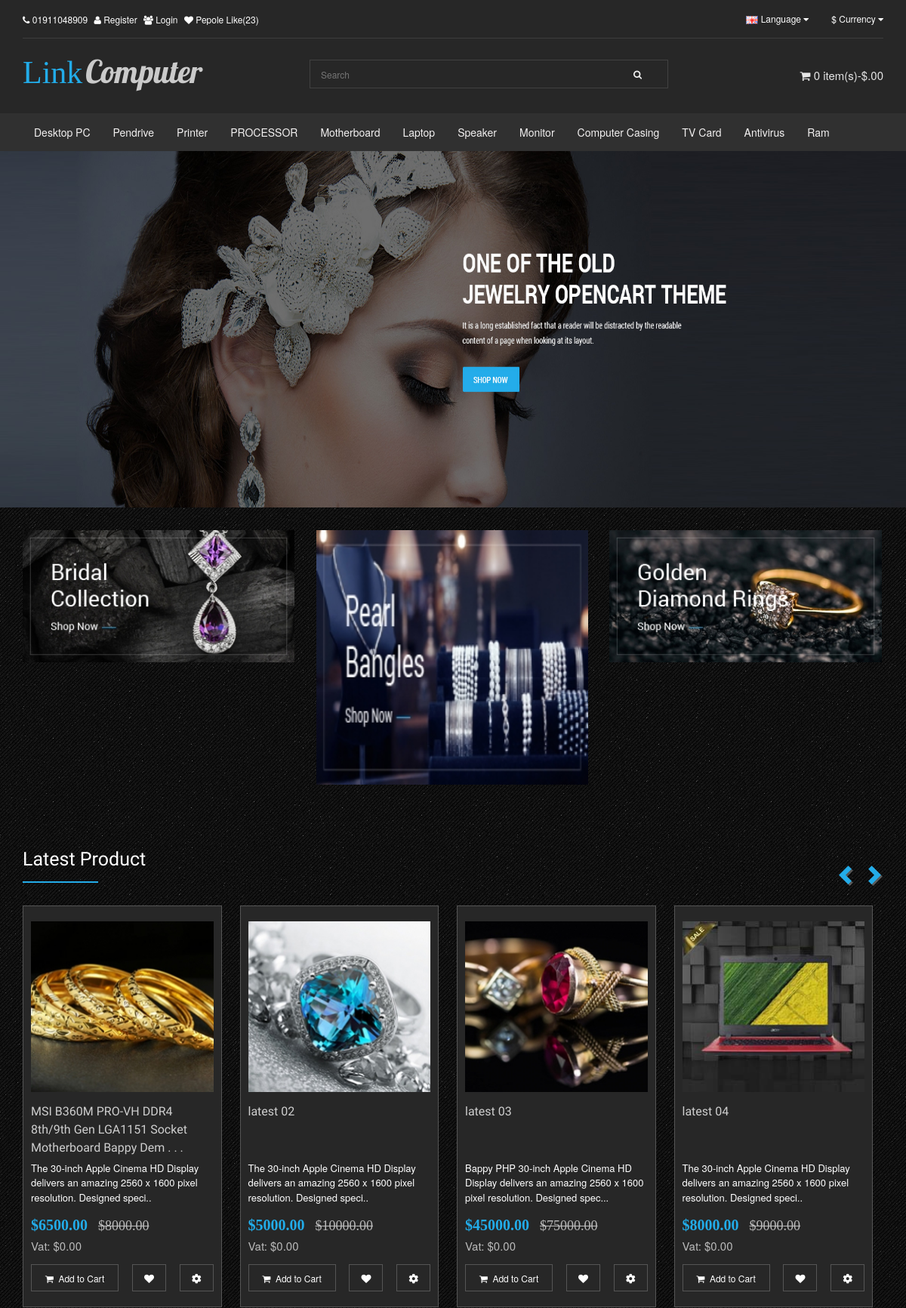
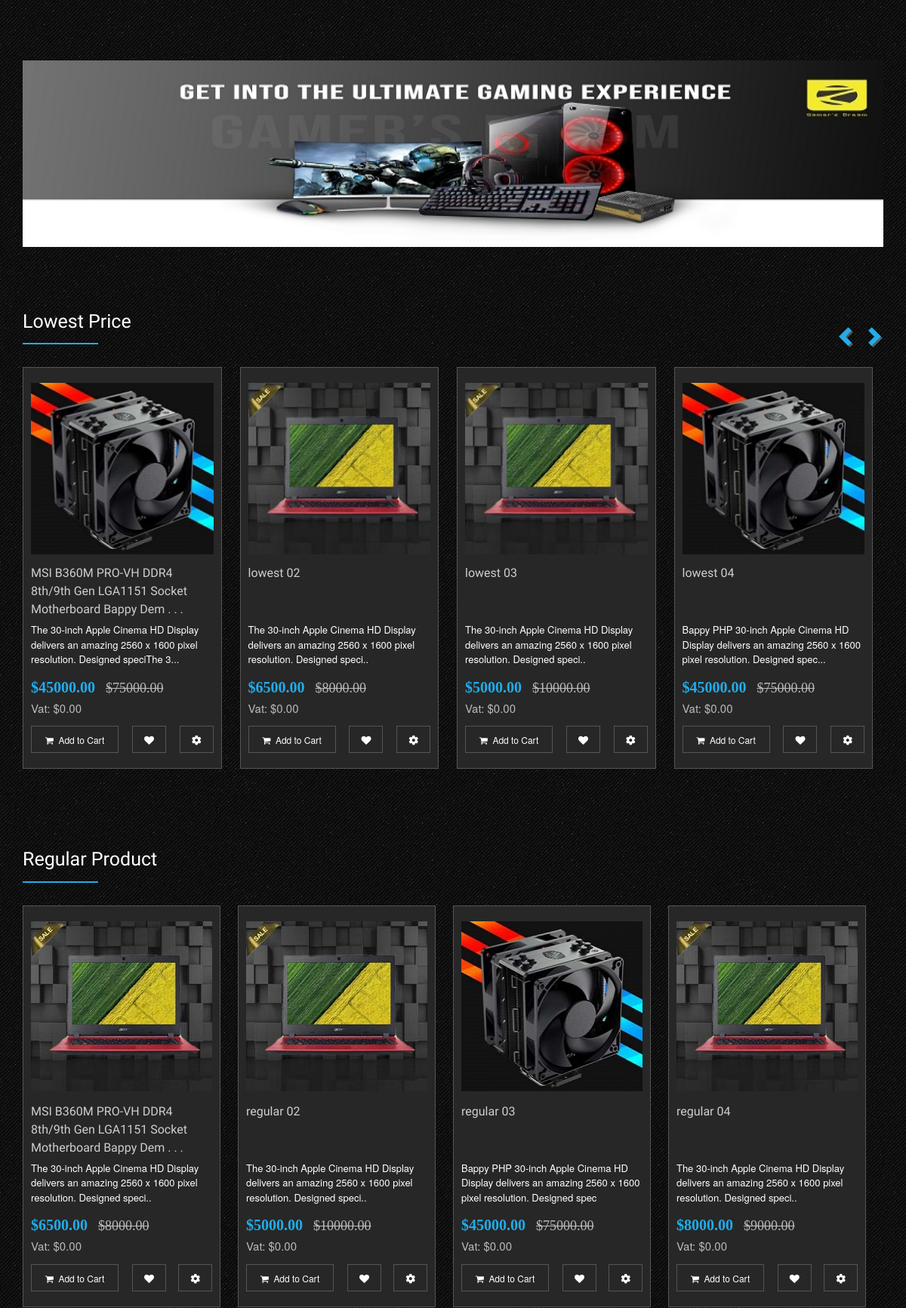
The page / (upper part) on the database its author committed (2 pictures, top to bottom).
### tables this page shows
CREATE TABLE `like_table` (
  `id` int(11) NOT NULL,
  `like_count` varchar(6) NOT NULL
);

CREATE TABLE `category` (
  `category_id` int(11) NOT NULL,
  `categoryname` varchar(50) NOT NULL
);

CREATE TABLE `slider` (
  `id` int(11) NOT NULL,
  `image` varchar(100) NOT NULL
);

CREATE TABLE `ads` (
  `id` int(11) NOT NULL,
  `title` varchar(200) NOT NULL,
  `description` text NOT NULL,
  `current_price` varchar(10) NOT NULL,
  `image` varchar(50) NOT NULL,
  `code` varchar(10) NOT NULL
);

CREATE TABLE `home_product` (
  `id` int(11) NOT NULL,
  `title` varchar(100) NOT NULL,
  `description` text NOT NULL,
  `regular_price` varchar(10) NOT NULL,
  `current_price` varchar(10) NOT NULL,
  `category` varchar(30) NOT NULL,
  `image` varchar(100) NOT NULL,
  `code` varchar(10) NOT NULL,
  `company` varchar(30) NOT NULL,
  `rule` varchar(10) NOT NULL
);

### index.php (the view, shortened to what this page needs)
<?php include('join/db.php');?>
<!DOCTYPE html>
<html lang="en">
  <head>
    <link rel="stylesheet" href="css/bootstrap.min.css">
    <link rel="stylesheet" href="font-awesome/css/all.min.css">
    <link rel="stylesheet" href="font-awesome/css/fontawesome.min.css">
    <link rel="stylesheet" href="css/owl.carousel.min.css">
    <link rel="stylesheet" href="css/owl.theme.default.css">
    <link rel="stylesheet" href="css/slider.css">
    <link rel="stylesheet" href="css/style.css">
    <link rel="stylesheet" href="css/responsive.css">
  </head>
<body>
									<?php include 'join/header_1.php';?>
	<article class="slider">
		<?php
			$slider_select="select * from slider order by id ASC";
			$slider_query=mysqli_query($db,$slider_select);
			while($slider_row=mysqli_fetch_assoc($slider_query)){
			$slider=$slider_row['image'];
		?>
		<section class="slide">
			<img src="img/slider/<?php echo $slider?>" alt="">
		</section>
		<?php }?>
	</article>
	<div class="container">
		<div class="ads">
			<?php
				$ads_1_select="select * from ads where id='1'";
				$ads_1_query=mysqli_query($db,$ads_1_select);
				$ads_1_row=mysqli_fetch_assoc($ads_1_query);
				$ads_1=$ads_1_row['image'];
				$ads_1_id=$ads_1_row['id'];
				$ads_2_select="select * from ads where id='2'";
				$ads_2_query=mysqli_query($db,$ads_2_select);
				$ads_2_row=mysqli_fetch_assoc($ads_2_query);
				$ads_2=$ads_2_row['image'];
				$ads_2_id=$ads_2_row['id'];
				$ads_3_select="select * from ads where id='3'";
				$ads_3_query=mysqli_query($db,$ads_3_select);
				$ads_3_row=mysqli_fetch_assoc($ads_3_query);
				$ads_3=$ads_3_row['image'];
				$ads_3_id=$ads_3_row['id'];
			?>
			<div class="ads_child one" onclick="window.location.href='view_product?ads=<?php echo $ads_1_id?>'"><img src="img/product/<?php echo $ads_1?>" alt="" /></div>
			<div class="ads_child" onclick="window.location.href='view_product?ads=<?php echo $ads_2_id?>'"><img src="img/product/<?php echo $ads_2?>" alt="" /></div>
			<div class="ads_child" onclick="window.location.href='view_product?ads=<?php echo $ads_3_id?>'"><img src="img/product/<?php echo $ads_3?>" alt="" /></div>
		</div>
		<div class="latest latest_first">
		<div class="latest_caption">Latest Product</div>
		<div class="latest_border"></div>
			<div class="owl-carousel">
				<?php
					$latest_no=1;
					$latest_select="select * from home_product where rule='latest'";
					$latest_query=mysqli_query($db,$latest_select);
					while($latest_row=mysqli_fetch_assoc($latest_query)){
					$latest_id=$latest_row['id'];
					$latest_image=$latest_row['image'];
					$latest_title=substr($latest_row['title'],0,70);
					$latest_description=substr($latest_row['description'],0,105);
					$latest_old_price=$latest_row['regular_price'];
					$latest_current_price=$latest_row['current_price'];
				?>
				<div class="latest_product_main">
					<div class="latest_product_image" onclick="window.location.href='view_product?latest=<?php echo $latest_id?>'">
						<img src="img/product/<?php echo $latest_image?>" alt="" />
					</div>
					<div class="description">
						<div class="description_heading">
							<?php
								if(strlen($latest_title)>=70){
									echo $latest_title.' . . .';
								}
								else{
									echo $latest_title;
								}
							?>
						</div>
						<div class="description_content">
							<?php
								if(strlen($latest_description)>=105){
									echo $latest_description.'...';
								}
								else{
									echo $latest_description;
								}
							?>
						</div>
						<div class="description_price">$<?php echo $latest_current_price?>.00 <span> &nbsp <strike>$<?php echo $latest_old_price?>.00</strike></span>
						</div>
						<div class="description_vat">
							<span>Vat: $0.00</span>
						</div>
						<div class="cart_row latest_cart_row">
							<button class="add_cart" value="<?php echo $latest_no?>">
							<i class="fa fa-shopping-cart"></i>&nbsp Add to Cart
							</button>
							<button class="like"><i class="fa fa-heart"></i></button>
							<div class="compire"><i class="fas fa-cog"></i></div>
						</div>
					</div>
				</div>
				<?php $latest_no++;}?>
			</div>
		</div>
		<?php
			$ads_4_select="select * from ads where id='4'";
			$ads_4_query=mysqli_query($db,$ads_4_select);
			$ads_4_row=mysqli_fetch_assoc($ads_4_query);
			$ads_4=$ads_4_row['image'];
		?>
		<div class="single_add"><img src="img/<?php echo $ads_4?>" alt=""/></div>
		<div class="latest">
		<div class="latest_caption">Lowest Price</div>
		<div class="latest_border"></div>
			<div class="owl-carousel">
				<?php
					$lowest_no=1;
					$lowest_select="select * from home_product where rule='lowest'";
					$lowest_query=mysqli_query($db,$lowest_select);
					while($lowest_row=mysqli_fetch_assoc($lowest_query)){
					$lowest_id=$lowest_row['id'];
					$lowest_image=$lowest_row['image'];
					$lowest_title=substr($lowest_row['title'],0,70);
					$lowest_description=substr($lowest_row['description'],0,105);
					$lowest_old_price=$lowest_row['regular_price'];
					$lowest_current_price=$lowest_row['current_price'];
				?>
				<div class="latest_product_main">
					<div class="latest_product_image" onclick="window.location.href='view_product?latest=<?php echo $lowest_id?>'">
						<img src="img/product/<?php echo $lowest_image?>" alt="" />
					</div>
					<div class="description">
						<div class="description_heading">
							<?php
								if(strlen($lowest_title)>=70){
									echo $lowest_title.' . . .';
								}
								else{
									echo $lowest_title;
								}
							?>
						</div>
						<div class="description_content">
							<?php
								if(strlen($lowest_description)>=105){
									echo $lowest_description.'...';
								}
								else{
									echo $lowest_description;
								}
							?>
						</div>
						<div class="description_price">
							$<?php echo $lowest_current_price?>.00 <span> &nbsp <strike>$<?php echo $lowest_old_price?>.00</strike></span>
						</div>
						<div class="description_vat">
							<span>Vat: $0.00</span>
						</div>
						<div class="cart_row">
							<button class="lowest_add_cart" value="<?php echo $lowest_no?>">
							<i class="fa fa-shopping-cart"></i>&nbsp Add to Cart
							</button>
							<button class="like"><i class="fa fa-heart"></i></button>
							<div class="compire"><i class="fas fa-cog"></i></div>
						</div>
					</div>
				</div>
				<?php $lowest_no++;}?>
			</div>
		</div>
		<div class="latest">
		<div class="latest_caption">Regular Product</div>
		<div class="latest_border"></div>
				<?php
					$regular_no=1;
					$regular_select="select * from home_product where rule='regular'";
					$regular_query=mysqli_query($db,$regular_select);
					while($regular_row=mysqli_fetch_assoc($regular_query)){
					$regular_id=$regular_row['id'];
					$regular_image=$regular_row['image'];
					$regular_title=substr($regular_row['title'],0,70);
					$regular_description=substr($regular_row['description'],0,105);
					$regular_old_price=$regular_row['regular_price'];
					$regular_current_price=$regular_row['current_price'];
				?>
				<div class="latest_product_main regular">
					<div class="latest_product_image" onclick="window.location.href='view_product?latest=<?php echo $regular_id?>'">
						<img src="img/product/<?php echo $regular_image?>" alt="" />
					</div>
					<div class="description">
						<div class="description_heading">
							<?php
								if(strlen($regular_title)>=70){
									echo $regular_title.' . . .';
								}
								else{
									echo $regular_title;
								}
							?>
						</div>
						<div class="description_content">
							<?php echo $regular_description?>
						</div>
						<div class="description_price">
							$<?php echo $regular_current_price?>.00 <span> &nbsp <strike>$<?php echo $regular_old_price?>.00</strike></span>
						</div>
						<div class="description_vat">
							<span>Vat: $0.00</span>
						</div>
						<div class="cart_row">
							<button class="regular_add_cart" value="<?php echo $regular_no?>">
							<i class="fa fa-shopping-cart"></i>&nbsp Add to Cart
							</button>
							<button class="like"><i class="fa fa-heart"></i></button>
							<div class="compire"><i class="fas fa-cog"></i></div>
						</div>
					</div>
				</div>
				<?php $regular_no++;}?>
		</div>
	</div>
  </body>
</html>

### join/header_1.php (shortened to what this page needs)
    <div class="col-sm-12" style="padding:0px;">
		<div class="main_header">
			<div class="container">
				<div class="top_bar">
					<div class="col-xs-7" style="padding:0px;">
						<ul class="header_ul">
							<li><i class="fa fa-phone" ></i> <span>01911048909</span></li>
							<a href="register/"><li><i class="fa fa-user"></i> <span>Register</span></li></a>
							<?php
								if(isset($_SESSION['user_id'])){
									echo '
										<a onclick="redirect()"><li><i class="fa fa-users" aria-hidden="true"></i> <span>Logout</span></li></a>
										<script>
											function redirect(){
												window.location.href="join/session_destroy.php";
											}
										</script>
									';
								}else{
									echo '<a href="login/"><li><i class="fa fa-users" aria-hidden="true"></i> <span>Login</span></li></a>';
								}
							?>
							<?php
								$like_select="select * from like_table where id='1'";
								$like_query=mysqli_query($db,$like_select);
								$like_row=mysqli_fetch_assoc($like_query);
								$like=$like_row['like_count'];
							?>
							<li><i class="fa fa-heart" aria-hidden="true"></i> <span class="hidden-xs hidden-sm">Pepole Like</span>(<?php echo $like?>)</li>
						</ul>
					</div>
					<div class="col-xs-offset-2 col-xs-3" style="padding:0px;">
						<div style="float:right;">
							<div class="language"><img src="img/language.png" alt="" /> <span class="hidden-xs hidden-sm">Language</span> <i class="fa fa-caret-down"></i></div>
							<div class="currency">
							$ <span class="hidden-xs hidden-sm">Currency</span> <i class="fa fa-caret-down"></i>
							</div>
						</div>
					</div>
				</div>
	<div class="middle_bar" style="padding:20px 0px;">
		<div class="col-sm-4" style="padding:0">
			<div class="logo" onclick="window.location.href=''" style="cursor:pointer;">
				<h1 style="display:inline-block;color:#22ace9;font-family:'Courgette', cursive;">Link</h1> <h1 style="display:inline-block;color:#cacaca;font-family:'Lobster', cursive;">Computer</h1>
			</div>
		</div>
		<div class="col-sm-12 col-md-5" style="padding:0">
			<div class="search_bar">
				<input type="text" placeholder="Search" class="search_keyword"/>
				<button class="search_icon"><i class="fa fa-search"></i></button>
			</div>
		</div>
		<div class="col-xs-3" style="padding:0">
			<?php
				$cart_select="select sum(price),sum(quantity) from cart where session_id='".$session_id."'";
				$cart_query=mysqli_query($db,$cart_select);
				$cart_row=mysqli_fetch_assoc($cart_query);
				$cart_total=$cart_row['sum(price)'];
				$cart_quantity=$cart_row['sum(quantity)'];
				if(empty($cart_quantity)){
				$cart_quantity=0;
				}
			?>
			<div class="cart" style="position:relative;">
			<span class="cart_quantity"><i class="fa fa-shopping-cart"></i> <?php echo $cart_quantity?> item(s)-$<?php echo $cart_total?>.00</span>
			</div>
		</div>
	</div>
			</div>
		</div>
	</div>
<nav class="navbar navbar-default">
	<div class="container">
		<div class="collapse navbar-collapse" id="bs-example-navbar-collapse-1">
			<ul class="nav navbar-nav">
				<?php
					$category_select="select * from category";
					$category_query=mysqli_query($db,$category_select);
					while($category_row=mysqli_fetch_assoc($category_query)){
					$category=$category_row['categoryname'];
				?>
				<li class="dropdown">
				<a href="#" class="dropdown-toggle" data-toggle="dropdown" role="button" aria-haspopup="true" aria-expanded="false"><?php echo $category?></span></a>
				</li>
				<?php }?>
			</ul>
		</div>
  </div>
</nav>

### css/slider.css (style rules this page uses)
* { -webkit-box-sizing: border-box; -moz-box-sizing: border-box; box-sizing: border-box; margin: 0; padding: 0; font-size: inherit; font-family: inherit; line-height: inherit; color: inherit; vertical-align: baseline; outline: 0; }
body, html { height: 100%; }
html { font-size: 100%; -webkit-text-size-adjust: 100%; }
body { font-family: "HelveticaNeue-Light", "Helvetica Neue Light", "Helvetica Neue", Helvetica, Arial, "Nimbus Sans L", "Liberation Sans", FreeSans, sans-serif; font-weight: 400; color: #555; line-height: 1.5; background-color: #fff; overflow: auto; }
article, aside, details, figcaption, figure, footer, header, main, menu, nav, section { display: block; }
audio, canvas, iframe, img, svg, video { vertical-align: middle; }
embed, img, object { max-width: 100%; }
img { height: auto; }
dd, ol, ul { padding-left: 2em; }
dl, ol, ul { margin-bottom: 1.5rem; list-style-position: outside; }
nav ol, nav ul { padding-left: 0; list-style-type: none; }
nav a { display: block; }
h1, h2, h3, h4, h5, h6 { font-weight: 400; margin-bottom: 1.5rem; text-rendering: optimizelegibility; }
h1 { margin-bottom: 1.125rem; font-size: 300%; line-height: 1.125; }
a { text-decoration: none; background-color: transparent; color: #06f; cursor: pointer; }
.slider { position: relative; width: 100%; height: 100%; overflow: hidden; background-color: #555; }
.slide { position: absolute; top: 0; left: 0; display: none; width: 100%; height: 100%; overflow: hidden; }
.slide img { position: absolute; top: 0; left: 0; display: block; width: 100%; height: 100%; cursor: default; }
@media screen and (min-height: 61.25em) { .slider { max-height: 57.95918367vw; } }

### rows shown on the page
like_table: like_count "23"
category: categoryname "Desktop PC"
category: categoryname "Pendrive"
category: categoryname "Printer"
category: categoryname "PROCESSOR"
category: categoryname "Motherboard"
category: categoryname "Laptop"
category: categoryname "Speaker"
category: categoryname "Monitor"
category: categoryname "Computer Casing"
category: categoryname "TV Card"
category: categoryname "Antivirus"
category: categoryname "Ram"
slider: image (picture)
ads: image (picture)
ads: image (picture)
ads: image (picture)
home_product: image (picture), title "MSI B360M PRO-VH DDR4 8th/9th Gen LGA1151 Socket Motherboard Bappy Dem", description "The 30-inch Apple Cinema HD Display delivers an amazing 2560 x 1600 pixel resolution. Designed speci..", current_price "6500", regular_price "8000"
home_product: image (picture), title "latest 02", description "The 30-inch Apple Cinema HD Display delivers an amazing 2560 x 1600 pixel resolution. Designed speci..", current_price "5000", regular_price "10000"
home_product: image (picture), title "latest 03", description "Bappy PHP 30-inch Apple Cinema HD Display delivers an amazing 2560 x 1600 pixel resolution. Designed spec", current_price "45000", regular_price "75000"
home_product: image (picture), title "latest 04", description "The 30-inch Apple Cinema HD Display delivers an amazing 2560 x 1600 pixel resolution. Designed speci..", current_price "8000", regular_price "9000"
ads: image (picture)
home_product: image (picture), title "MSI B360M PRO-VH DDR4 8th/9th Gen LGA1151 Socket Motherboard Bappy Dem", description "The 30-inch Apple Cinema HD Display delivers an amazing 2560 x 1600 pixel resolution. Designed speciThe 3", current_price "45000", regular_price "75000"
home_product: image (picture), title "lowest 02", description "The 30-inch Apple Cinema HD Display delivers an amazing 2560 x 1600 pixel resolution. Designed speci..", current_price "6500", regular_price "8000"
home_product: image (picture), title "lowest 03", description "The 30-inch Apple Cinema HD Display delivers an amazing 2560 x 1600 pixel resolution. Designed speci..", current_price "5000", regular_price "10000"
home_product: image (picture), title "lowest 04", description "Bappy PHP 30-inch Apple Cinema HD Display delivers an amazing 2560 x 1600 pixel resolution. Designed spec", current_price "45000", regular_price "75000"
home_product: image (picture), title "MSI B360M PRO-VH DDR4 8th/9th Gen LGA1151 Socket Motherboard Bappy Dem", description "The 30-inch Apple Cinema HD Display delivers an amazing 2560 x 1600 pixel resolution. Designed speci..", current_price "6500", regular_price "8000"
home_product: image (picture), title "regular 02", description "The 30-inch Apple Cinema HD Display delivers an amazing 2560 x 1600 pixel resolution. Designed speci..", current_price "5000", regular_price "10000"
home_product: image (picture), title "regular 03", description "Bappy PHP 30-inch Apple Cinema HD Display delivers an amazing 2560 x 1600 pixel resolution. Designed spec", current_price "45000", regular_price "75000"
home_product: image (picture), title "regular 04", description "The 30-inch Apple Cinema HD Display delivers an amazing 2560 x 1600 pixel resolution. Designed speci..", current_price "8000", regular_price "9000"

### other values the page prints
$cart_quantity "0"
